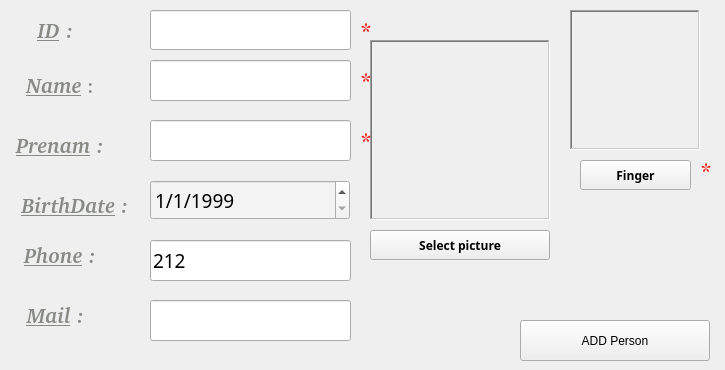
      <widget class="QWidget" name="tab_6">
       <attribute name="title">
        <string>Add Person</string>
       </attribute>
       <widget class="QLineEdit" name="lineEdit_4">
        <property name="geometry">
         <rect>
          <x>150</x>
          <y>60</y>
          <width>201</width>
          <height>41</height>
         </rect>
        </property>
        <property name="font">
         <font>
          <family>Ubuntu Light</family>
          <pointsize>14</pointsize>
         </font>
        </property>
        <property name="styleSheet">
         <string notr="true">border-color: qlineargradient(spread:pad, x1:0, y1:0, x2:1, y2:0, stop:0 rgba(0, 0, 0, 255), stop:1 rgba(255, 255, 255, 255));
color: rgb(0, 0, 0);

</string>
        </property>
       </widget>
       <widget class="QLineEdit" name="lineEdit_8">
        <property name="geometry">
         <rect>
          <x>150</x>
          <y>120</y>
          <width>201</width>
          <height>41</height>
         </rect>
        </property>
        <property name="font">
         <font>
          <family>Ubuntu Light</family>
          <pointsize>14</pointsize>
         </font>
        </property>
        <property name="styleSheet">
         <string notr="true">border-color: qlineargradient(spread:pad, x1:0, y1:0, x2:1, y2:0, stop:0 rgba(0, 0, 0, 255), stop:1 rgba(255, 255, 255, 255));
color: rgb(0, 0, 0);
</string>
        </property>
       </widget>
       <widget class="QPushButton" name="pushButton_7">
        <property name="geometry">
         <rect>
          <x>520</x>
          <y>320</y>
          <width>190</width>
          <height>41</height>
         </rect>
        </property>
        <property name="styleSheet">
         <string notr="true">color: rgb(0, 0, 0);
border-color: rgb(0, 0, 0);
border-right-color: rgb(32, 74, 135);
border-left-color: rgb(32, 74, 135);
selection-background-color: rgb(114, 159, 207);</string>
        </property>
        <property name="text">
         <string>ADD Person</string>
        </property>
       </widget>
       <widget class="QLineEdit" name="lineEdit_10">
        <property name="geometry">
         <rect>
          <x>150</x>
          <y>300</y>
          <width>201</width>
          <height>41</height>
         </rect>
        </property>
        <property name="font">
         <font>
          <family>Ubuntu Light</family>
          <pointsize>14</pointsize>
         </font>
        </property>
        <property name="styleSheet">
         <string notr="true">border-color: qlineargradient(spread:pad, x1:0, y1:0, x2:1, y2:0, stop:0 rgba(0, 0, 0, 255), stop:1 rgba(255, 255, 255, 255));
color: rgb(0, 0, 0);
</string>
        </property>
       </widget>
       <widget class="QLineEdit" name="lineEdit_11">
        <property name="geometry">
         <rect>
          <x>150</x>
          <y>240</y>
          <width>201</width>
          <height>41</height>
         </rect>
        </property>
        <property name="font">
         <font>
          <family>Ubuntu Light</family>
          <pointsize>14</pointsize>
         </font>
        </property>
        <property name="styleSheet">
         <string notr="true">border-color: qlineargradient(spread:pad, x1:0, y1:0, x2:1, y2:0, stop:0 rgba(0, 0, 0, 255), stop:1 rgba(255, 255, 255, 255));
color: rgb(0, 0, 0);
</string>
        </property>
        <property name="text">
         <string>212</string>
        </property>
       </widget>
       <widget class="QLineEdit" name="lineEdit_12">
        <property name="geometry">
         <rect>
          <x>150</x>
          <y>10</y>
          <width>201</width>
          <height>40</height>
         </rect>
        </property>
        <property name="font">
         <font>
          <family>Ubuntu Light</family>
          <pointsize>14</pointsize>
         </font>
        </property>
        <property name="toolTip">
         <string>&lt;html&gt;&lt;head/&gt;&lt;body&gt;&lt;p align=&quot;center&quot;&gt;&lt;span style=&quot; font-size:14pt; font-weight:600;&quot;&gt;&lt;br/&gt;&lt;/span&gt;&lt;/p&gt;&lt;/body&gt;&lt;/html&gt;</string>
        </property>
        <property name="whatsThis">
         <string>&lt;html&gt;&lt;head/&gt;&lt;body&gt;&lt;p align=&quot;center&quot;&gt;&lt;br/&gt;&lt;/p&gt;&lt;/body&gt;&lt;/html&gt;</string>
        </property>
        <property name="styleSheet">
         <string notr="true">border-color: qlineargradient(spread:pad, x1:0, y1:0, x2:1, y2:0, stop:0 rgba(0, 0, 0, 255), stop:1 rgba(255, 255, 255, 255));
color: rgb(0, 0, 0);
</string>
        </property>
        <property name="text">
         <string/>
        </property>
       </widget>
       <widget class="QLabel" name="label_5">
        <property name="geometry">
         <rect>
          <x>370</x>
          <y>40</y>
          <width>180</width>
          <height>180</height>
         </rect>
        </property>
        <property name="frameShape">
         <enum>QFrame::WinPanel</enum>
        </property>
        <property name="frameShadow">
         <enum>QFrame::Sunken</enum>
        </property>
        <property name="text">
         <string/>
        </property>
       </widget>
       <widget class="QDateEdit" name="dateEdit">
        <property name="geometry">
         <rect>
          <x>150</x>
          <y>180</y>
          <width>200</width>
          <height>40</height>
         </rect>
        </property>
        <property name="font">
         <font>
          <family>Ubuntu Light</family>
          <pointsize>14</pointsize>
         </font>
        </property>
        <property name="tabletTracking">
         <bool>false</bool>
        </property>
        <property name="layoutDirection">
         <enum>Qt::LeftToRight</enum>
        </property>
        <property name="styleSheet">
         <string notr="true">border-color: qlineargradient(spread:pad, x1:0, y1:0, x2:1, y2:0, stop:0 rgba(0, 0, 0, 255), stop:1 rgba(255, 255, 255, 255));
background-color: rgb(243, 243, 243);
color: rgb(0, 0, 0);
</string>
        </property>
        <property name="maximumDateTime">
         <datetime>
          <hour>23</hour>
          <minute>59</minute>
          <second>59</second>
          <year>2002</year>
          <month>6</month>
          <day>30</day>
         </datetime>
        </property>
        <property name="minimumDateTime">
         <datetime>
          <hour>0</hour>
          <minute>0</minute>
          <second>0</second>
          <year>1996</year>
          <month>1</month>
          <day>1</day>
         </datetime>
        </property>
        <property name="maximumDate">
         <date>
          <year>2002</year>
          <month>6</month>
          <day>30</day>
         </date>
        </property>
        <property name="minimumDate">
         <date>
          <year>1996</year>
          <month>1</month>
          <day>1</day>
         </date>
        </property>
        <property name="maximumTime">
         <time>
          <hour>23</hour>
          <minute>59</minute>
          <second>59</second>
         </time>
        </property>
        <property name="currentSection">
         <enum>QDateTimeEdit::DaySection</enum>
        </property>
        <property name="displayFormat">
         <string>d/M/yyyy</string>
        </property>
        <property name="date">
         <date>
          <year>1999</year>
          <month>1</month>
          <day>1</day>
         </date>
        </property>
       </widget>
       <widget class="QPushButton" name="pushButton_9">
        <property name="geometry">
         <rect>
          <x>370</x>
          <y>230</y>
          <width>180</width>
          <height>30</height>
         </rect>
        </property>
        <property name="font">
         <font>
          <family>Ubuntu Mono</family>
          <weight>75</weight>
          <italic>false</italic>
          <bold>true</bold>
         </font>
        </property>
        <property name="styleSheet">
         <string notr="true">border-color: rgb(0, 0, 0);
color: rgb(0, 0, 0);
border-bottom-color: rgb(52, 101, 164);</string>
        </property>
        <property name="text">
         <string>Select picture</string>
        </property>
       </widget>
       <widget class="QLabel" name="label_22">
        <property name="geometry">
         <rect>
          <x>10</x>
          <y>190</y>
          <width>130</width>
          <height>31</height>
         </rect>
        </property>
        <property name="font">
         <font>
          <family>URW Bookman [urw]</family>
          <weight>75</weight>
          <italic>false</italic>
          <bold>true</bold>
         </font>
        </property>
        <property name="styleSheet">
         <string notr="true">color: rgb(136, 138, 133);</string>
        </property>
        <property name="text">
         <string>&lt;html&gt;&lt;head/&gt;&lt;body&gt;&lt;p align=&quot;center&quot;&gt;&lt;span style=&quot; font-size:16pt; font-style:italic; text-decoration: underline;&quot;&gt;BirthDate&lt;/span&gt;&lt;span style=&quot; font-size:16pt; font-style:italic;&quot;&gt; :&lt;/span&gt;&lt;/p&gt;&lt;/body&gt;&lt;/html&gt;</string>
        </property>
       </widget>
       <widget class="QLabel" name="label_23">
        <property name="geometry">
         <rect>
          <x>20</x>
          <y>10</y>
          <width>71</width>
          <height>40</height>
         </rect>
        </property>
        <property name="font">
         <font>
          <family>URW Bookman [urw]</family>
          <pointsize>16</pointsize>
          <weight>75</weight>
          <italic>false</italic>
          <bold>true</bold>
         </font>
        </property>
        <property name="styleSheet">
         <string notr="true">color: rgb(136, 138, 133);</string>
        </property>
        <property name="text">
         <string>&lt;html&gt;&lt;head/&gt;&lt;body&gt;&lt;p align=&quot;center&quot;&gt;&lt;span style=&quot; font-style:italic; text-decoration: underline;&quot;&gt;ID&lt;/span&gt;&lt;span style=&quot; font-style:italic;&quot;&gt; :&lt;/span&gt;&lt;/p&gt;&lt;/body&gt;&lt;/html&gt;</string>
        </property>
       </widget>
       <widget class="QLabel" name="label_24">
        <property name="geometry">
         <rect>
          <x>10</x>
          <y>240</y>
          <width>100</width>
          <height>31</height>
         </rect>
        </property>
        <property name="font">
         <font>
          <family>URW Bookman [urw]</family>
          <weight>75</weight>
          <italic>false</italic>
          <bold>true</bold>
         </font>
        </property>
        <property name="styleSheet">
         <string notr="true">color: rgb(136, 138, 133);</string>
        </property>
        <property name="text">
         <string>&lt;html&gt;&lt;head/&gt;&lt;body&gt;&lt;p align=&quot;center&quot;&gt;&lt;span style=&quot; font-size:16pt; font-style:italic; text-decoration: underline;&quot;&gt;Phone&lt;/span&gt;&lt;span style=&quot; font-size:16pt; font-style:italic;&quot;&gt; :&lt;/span&gt;&lt;/p&gt;&lt;/body&gt;&lt;/html&gt;</string>
        </property>
       </widget>
       <widget class="QLabel" name="label_25">
        <property name="geometry">
         <rect>
          <x>10</x>
          <y>70</y>
          <width>100</width>
          <height>31</height>
         </rect>
        </property>
        <property name="font">
         <font>
          <family>URW Bookman [urw]</family>
          <pointsize>18</pointsize>
          <weight>75</weight>
          <italic>false</italic>
          <bold>true</bold>
         </font>
        </property>
        <property name="styleSheet">
         <string notr="true">color: rgb(136, 138, 133);</string>
        </property>
        <property name="text">
         <string>&lt;html&gt;&lt;head/&gt;&lt;body&gt;&lt;p align=&quot;center&quot;&gt;&lt;span style=&quot; font-size:16pt; font-style:italic; text-decoration: underline;&quot;&gt;Name&lt;/span&gt;&lt;span style=&quot; font-size:14pt;&quot;&gt; :&lt;/span&gt;&lt;/p&gt;&lt;/body&gt;&lt;/html&gt;</string>
        </property>
       </widget>
       <widget class="QLabel" name="label_26">
        <property name="geometry">
         <rect>
          <x>0</x>
          <y>130</y>
          <width>120</width>
          <height>31</height>
         </rect>
        </property>
        <property name="font">
         <font>
          <family>URW Bookman [urw]</family>
          <weight>75</weight>
          <italic>false</italic>
          <bold>true</bold>
         </font>
        </property>
        <property name="styleSheet">
         <string notr="true">color: rgb(136, 138, 133);
</string>
        </property>
        <property name="text">
         <string>&lt;html&gt;&lt;head/&gt;&lt;body&gt;&lt;p align=&quot;center&quot;&gt;&lt;span style=&quot; font-size:16pt; font-style:italic; text-decoration: underline;&quot;&gt;Prenam&lt;/span&gt;&lt;span style=&quot; font-size:16pt; font-style:italic;&quot;&gt; :&lt;/span&gt;&lt;/p&gt;&lt;/body&gt;&lt;/html&gt;</string>
        </property>
       </widget>
       <widget class="QLabel" name="label_27">
        <property name="geometry">
         <rect>
          <x>10</x>
          <y>300</y>
          <width>91</width>
          <height>31</height>
         </rect>
        </property>
        <property name="font">
         <font>
          <family>URW Bookman [urw]</family>
          <weight>75</weight>
          <italic>false</italic>
          <bold>true</bold>
         </font>
        </property>
        <property name="styleSheet">
         <string notr="true">color: rgb(136, 138, 133);
</string>
        </property>
        <property name="text">
         <string>&lt;html&gt;&lt;head/&gt;&lt;body&gt;&lt;p align=&quot;center&quot;&gt;&lt;span style=&quot; font-size:16pt; font-style:italic; text-decoration: underline;&quot;&gt;Mail&lt;/span&gt;&lt;span style=&quot; font-size:16pt; font-style:italic;&quot;&gt; :&lt;/span&gt;&lt;/p&gt;&lt;/body&gt;&lt;/html&gt;</string>
        </property>
       </widget>
       <widget class="QPushButton" name="pushButton_11">
        <property name="geometry">
         <rect>
          <x>580</x>
          <y>160</y>
          <width>111</width>
          <height>30</height>
         </rect>
        </property>
        <property name="font">
         <font>
          <family>Ubuntu Mono</family>
          <weight>75</weight>
          <italic>false</italic>
          <bold>true</bold>
         </font>
        </property>
        <property name="styleSheet">
         <string notr="true">border-color: rgb(0, 0, 0);
color: rgb(0, 0, 0);
border-bottom-color: rgb(52, 101, 164);</string>
        </property>
        <property name="text">
         <string>Finger</string>
        </property>
       </widget>
       <widget class="QLabel" name="label_7">
        <property name="geometry">
         <rect>
          <x>570</x>
          <y>10</y>
          <width>130</width>
          <height>140</height>
         </rect>
        </property>
        <property name="frameShape">
         <enum>QFrame::WinPanel</enum>
        </property>
        <property name="frameShadow">
         <enum>QFrame::Sunken</enum>
        </property>
        <property name="text">
         <string/>
        </property>
       </widget>
       <widget class="QLabel" name="label_10">
        <property name="geometry">
         <rect>
          <x>360</x>
          <y>70</y>
          <width>16</width>
          <height>21</height>
         </rect>
        </property>
        <property name="font">
         <font>
          <family>URW Bookman [urw]</family>
          <pointsize>18</pointsize>
          <weight>75</weight>
          <italic>false</italic>
          <bold>true</bold>
         </font>
        </property>
        <property name="styleSheet">
         <string notr="true">color:rgb(239, 41, 41);</string>
        </property>
        <property name="text">
         <string>*</string>
        </property>
       </widget>
       <widget class="QLabel" name="label_11">
        <property name="geometry">
         <rect>
          <x>360</x>
          <y>130</y>
          <width>16</width>
          <height>21</height>
         </rect>
        </property>
        <property name="font">
         <font>
          <family>URW Bookman [urw]</family>
          <pointsize>18</pointsize>
          <weight>75</weight>
          <italic>false</italic>
          <bold>true</bold>
         </font>
        </property>
        <property name="styleSheet">
         <string notr="true">color:rgb(239, 41, 41);</string>
        </property>
        <property name="text">
         <string>*</string>
        </property>
       </widget>
       <widget class="QLabel" name="label_12">
        <property name="geometry">
         <rect>
          <x>360</x>
          <y>20</y>
          <width>16</width>
          <height>21</height>
         </rect>
        </property>
        <property name="font">
         <font>
          <family>URW Bookman [urw]</family>
          <pointsize>18</pointsize>
          <weight>75</weight>
          <italic>false</italic>
          <bold>true</bold>
         </font>
        </property>
        <property name="styleSheet">
         <string notr="true">color:rgb(239, 41, 41);</string>
        </property>
        <property name="text">
         <string>*</string>
        </property>
       </widget>
       <widget class="QLabel" name="label_14">
        <property name="geometry">
         <rect>
          <x>700</x>
          <y>160</y>
          <width>16</width>
          <height>21</height>
         </rect>
        </property>
        <property name="font">
         <font>
          <family>URW Bookman [urw]</family>
          <pointsize>18</pointsize>
          <weight>75</weight>
          <italic>false</italic>
          <bold>true</bold>
         </font>
        </property>
        <property name="styleSheet">
         <string notr="true">color:rgb(239, 41, 41);</string>
        </property>
        <property name="text">
         <string>*</string>
        </property>
       </widget>
      </widget>
